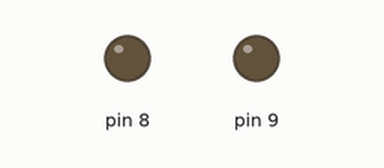
Bench run of a sketch on a simulated Arduino Uno, built for the host (arithmetic inside an expression is 32-bit, double 64-bit). On the bench: output pins drawn as LEDs (lit = HIGH).

Above: at 0.6 s.
At 4.7 s:
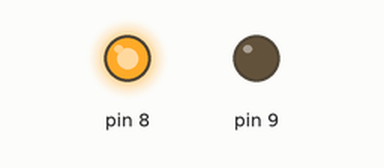
Timing chart, 0 to 6.3 s (numbered marks = the images above):
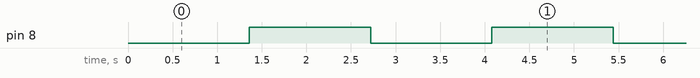

The sketch:

PotentiometerBlinkingFrequency.ino
```cpp
/*
Author - Julio de Souza
Description - Changing the Blinking Frequency of the LED using a potentiometer*/

#include <util/delay.h>
#include <avr/interrupt.h>

uint16_t  counter_timer = 0xACFF;

ISR(TIMER1_OVF_vect) {                             //interrupção do TIMER1
  TCNT1 = counter_timer; // Load the timer (overflow in FFFF)
  PORTB ^= (1<<PORTB0); //toogle the PortB0
  ADCSRA |= 0b01000000;
}

ISR(ADC_vect){

  counter_timer = ADCH; //one with 0xffff other with 0xff
  counter_timer = counter_timer<<8;
  PORTB ^= (1<<PORTB1);


}

int main(void){
  Serial.begin(9600); // open the serial port at 9600 bps:

  DDRB |= 0b00000011; // Set output in port 1 in PB
  /*Timer configuration TCCR1A and TCCR1B are two registers used to configure the timer 1 operation. It is set to overflow interruption*/
  TCCR1A &= 0b11111100; //WFM 11 and 10 set to zero
  TCCR1B |= 0b00000101; //CS10 and CS12 set to 1 and CS11 to zero (clock frequency of the timer counter)
  TCCR1B &= 0b11100111; //WFM 13 and 12 set to zero
  TCNT1 = counter_timer; // Load the timer (overflow in FFFF)

  /*Configure the A/D converter in A0*/
  ADMUX &= 0b00111111; //Uses the AREF as input voltage for the ADC converter
  ADCSRB |= 0b00000000; //Register control B auto trigger selection
  ADMUX |= 0b00100000; //Uses the ADLAR (ADC Left Adjust Result), only ADCH is read
  ADCSRA |= 0b11101100;//Register to controll the interruption and clock division of the ADC


  PRR |= 0b00100000; //Shut Down Timer 0
  PRR &= 0b110100000; //Shut Down Timer 0

  PRR |= 0b00010000; //Shut Down Timer 1
  /*Enable the interruptions*/

  TIMSK1 |= (1 << TOIE1);
  sei();
  SREG |= 0b10000000; /*Which interruption will be used, timer1 and counter*/


  while(1){

  }

}
```

Measured:
- by itself, pin 8: alternates HIGH for 1.4 s and LOW for 1.4 s
